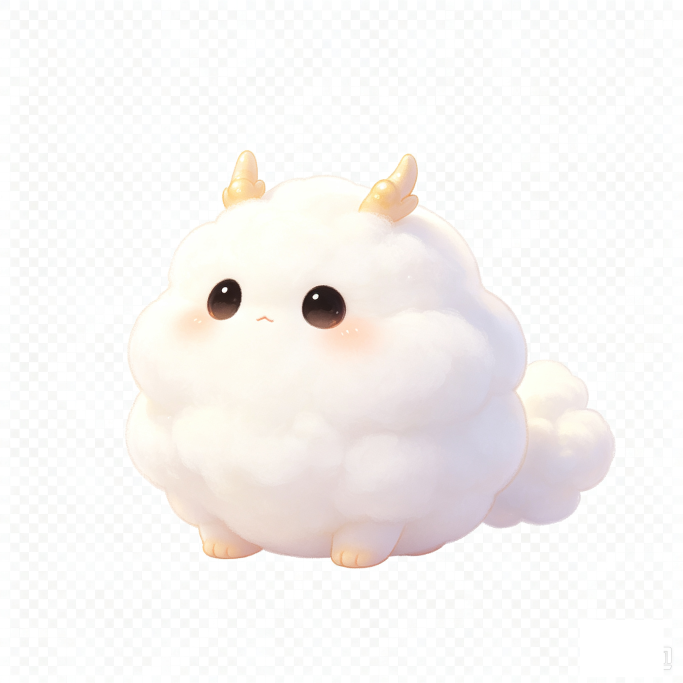
#> input picture doc/需求/班级宠物园/宠物/final/dragon_1.png, 2048 x 2048 px (shown at 1/3 size); its folder holds only this picture in this run
$ python verify_final.py
#> lines starting #> are read from the running program, lines starting #| are printed output that depends on the picture
# -*- coding: utf-8 -*-
"""验证 final/：上排全图缩略，下排右下角 300px 特写（确认水印已清）。"""
import glob, os
from PIL import Image, ImageDraw

base = os.path.dirname(os.path.abspath(__file__))
files = sorted(glob.glob(os.path.join(base, 'final', '*.png')))
cell = 360
cols = len(files)
sheet = Image.new('RGB', (cols*cell, 2*(cell+30)), 'white')
#> sheet: PIL image 360x780 RGB; every value is 255
draw = ImageDraw.Draw(sheet)
for i, f in enumerate(files):
    im = Image.open(f).convert('RGBA')
#> im is the input picture: PIL image 2048x2048 RGBA; mean R, G, B, A 244.6, 241.9, 240.2, 252.4
    bg = Image.new('RGBA', im.size, (255, 255, 255, 255))
#> bg: PIL image 2048x2048 RGBA; every value is 255
    full = Image.alpha_composite(bg, im).convert('RGB')
    thumb = full.copy(); thumb.thumbnail((cell-10, cell-10))
#> after `thumb.thumbnail((cell - 10, cell - 10))`:
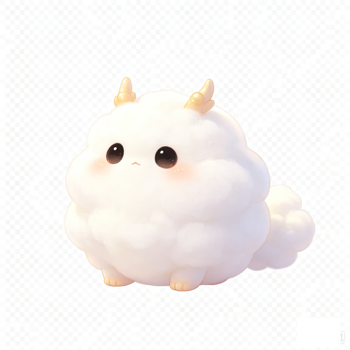
#> thumb: PIL image 350x350 RGB; mean R, G, B 247.3, 244.6, 242.9
    sheet.paste(thumb, (i*cell+(cell-thumb.width)//2, 30+(cell-thumb.height)//2))
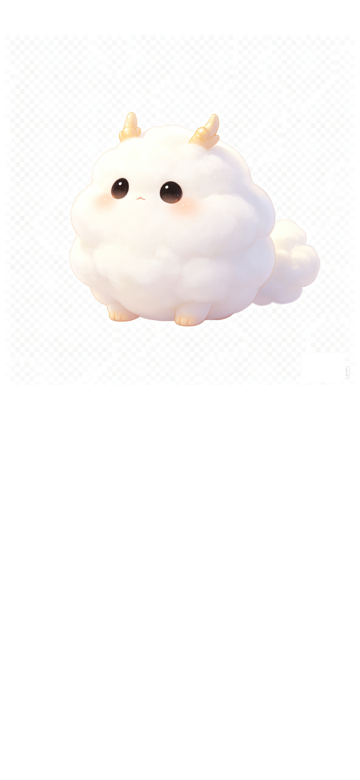
#> sheet: PIL image 360x780 RGB; mean R, G, B 251.6, 250.4, 249.7
    w, h = full.size
#> w = 2048; h = 2048
    corner = full.crop((w-300, h-300, w, h)).resize((cell-10, cell-10))
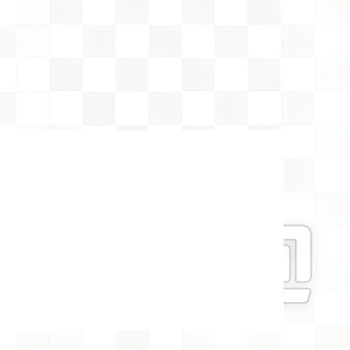
#> corner: PIL image 350x350 RGB; mean R, G, B 253.3, 253.4, 253.2
    sheet.paste(corner, (i*cell+5, (cell+30)+30))
    draw.text((i*cell+8, 8), os.path.basename(f), fill='black')
    draw.text((i*cell+8, (cell+30)+8), 'right-bottom', fill='red')
out = os.path.join(base, 'verify.jpg')
sheet.save(out, quality=92)
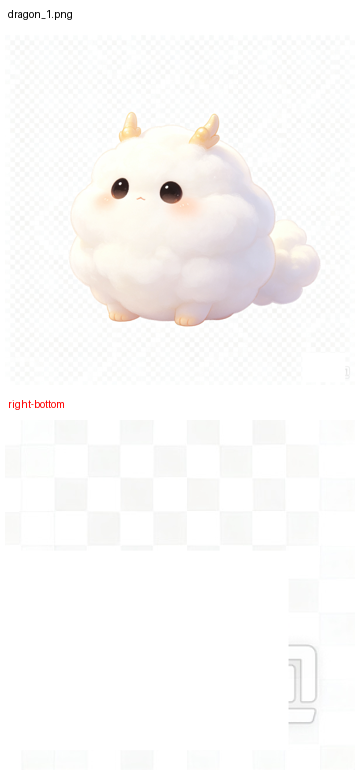
#> saved as verify.jpg: PIL image 360x780 RGB; mean R, G, B 250.7, 249.5, 248.7
print(out)

$ run again, on doc/需求/班级宠物园/宠物/final/dragon_5.png
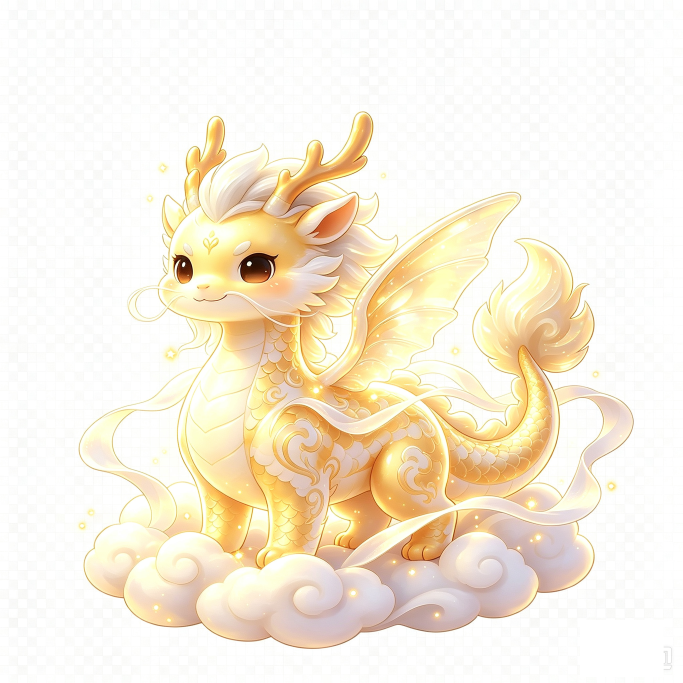
#> input picture doc/需求/班级宠物园/宠物/final/dragon_5.png, 2048 x 2048 px (shown at 1/3 size)
#> im is the input picture: PIL image 2048x2048 RGBA; mean R, G, B, A 244.8, 235.1, 217.9, 252.4
#> bg: PIL image 2048x2048 RGBA; every value is 255
#> `thumb.thumbnail((cell - 10, cell - 10))`:
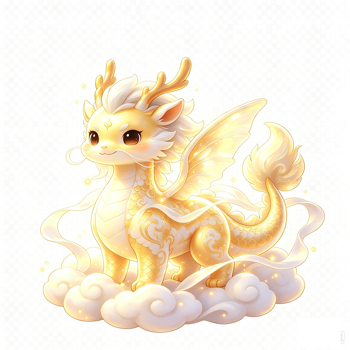
#> thumb: PIL image 350x350 RGB; mean R, G, B 247.5, 237.8, 220.6
#> `sheet.save(out, quality=92)`:
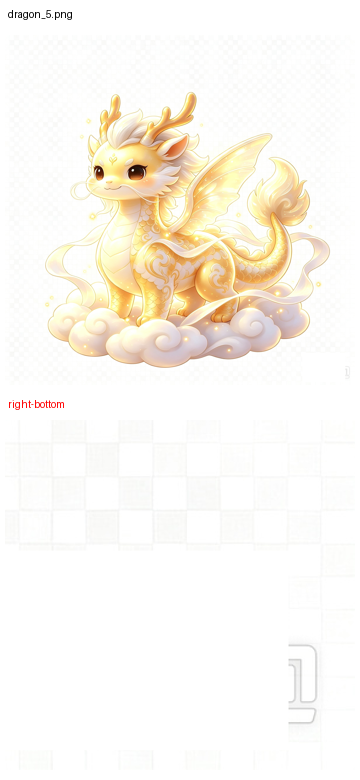
#> saved as verify.jpg: PIL image 360x780 RGB; mean R, G, B 251.1, 246.8, 239.1

$ run again, on doc/需求/班级宠物园/宠物/final/dragon_egg.png
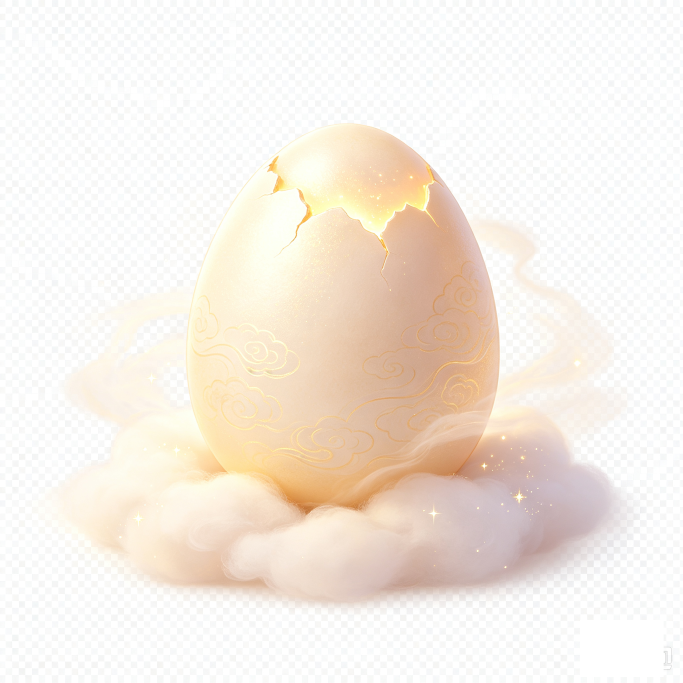
#> input picture doc/需求/班级宠物园/宠物/final/dragon_egg.png, 2048 x 2048 px (shown at 1/3 size)
#> im is the input picture: PIL image 2048x2048 RGBA; mean R, G, B, A 242.9, 234.3, 225.3, 252.4
#> bg: PIL image 2048x2048 RGBA; every value is 255
#> `sheet.paste(thumb, (i*cell+(cell-thumb.width)//2, 30+(cell-thumb.heigh..`:
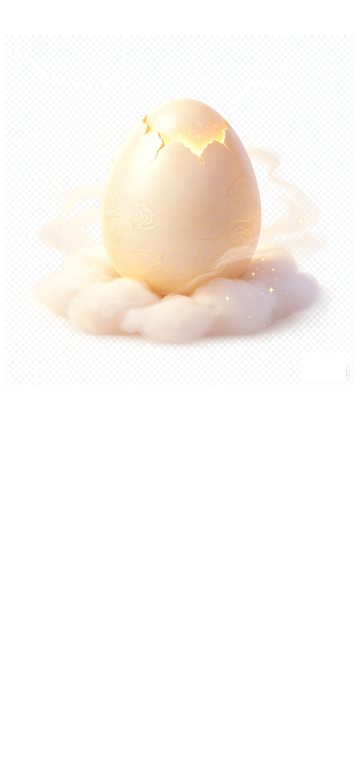
#> sheet: PIL image 360x780 RGB; mean R, G, B 250.9, 247.2, 243.2
#> `sheet.save(out, quality=92)`:
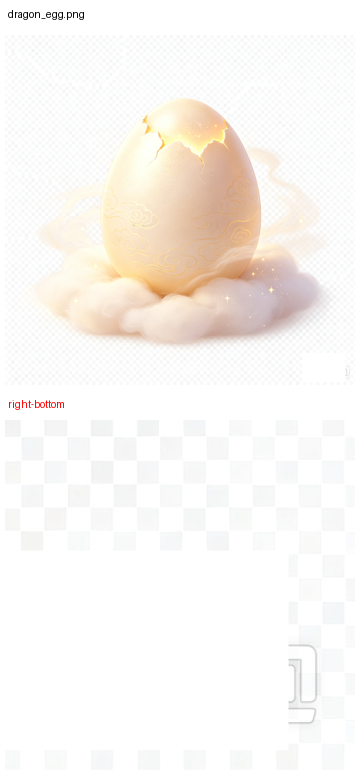
#> saved as verify.jpg: PIL image 360x780 RGB; mean R, G, B 249.7, 246, 242

$ run again, on doc/需求/班级宠物园/宠物/final/dragon_3.png
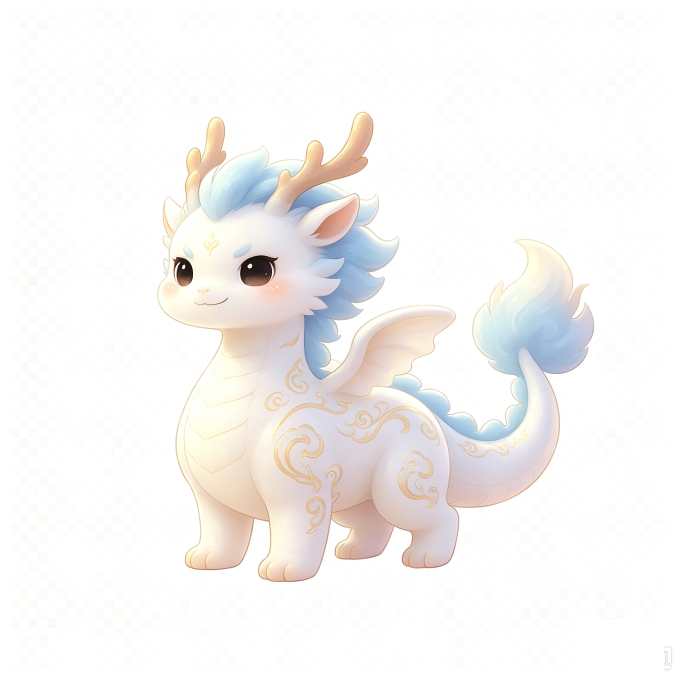
#> input picture doc/需求/班级宠物园/宠物/final/dragon_3.png, 2048 x 2048 px (shown at 1/3 size)
#> im is the input picture: PIL image 2048x2048 RGBA; mean R, G, B, A 243.4, 241.5, 239.8, 252.4
#> bg: PIL image 2048x2048 RGBA; every value is 255
#> `sheet.save(out, quality=92)`:
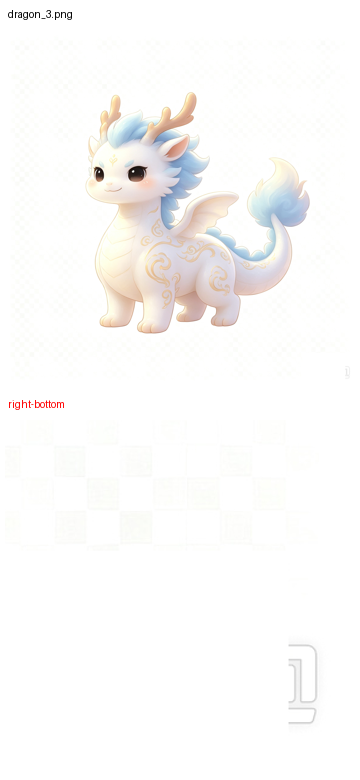
#> saved as verify.jpg: PIL image 360x780 RGB; mean R, G, B 250.7, 249.8, 248.9
